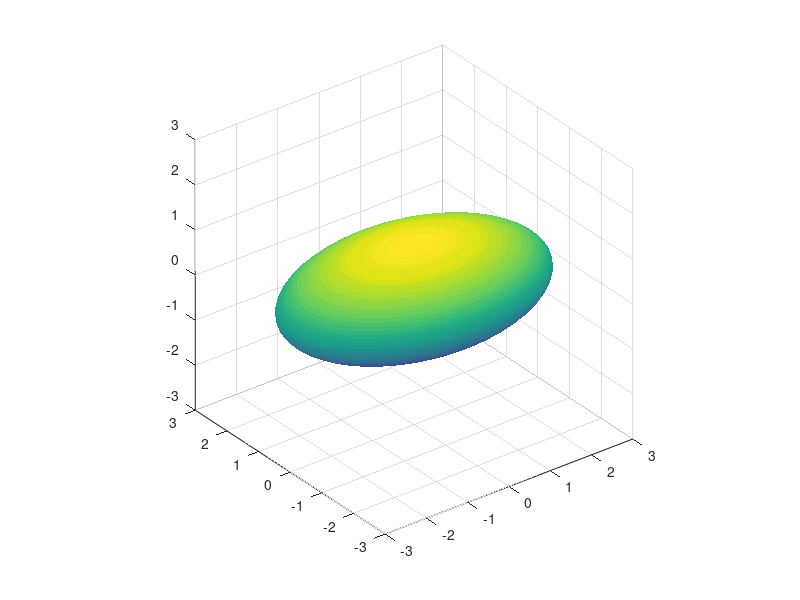

Reproduce this figure in MATLAB.
% TODO: documentation on top
% TODO: support variations on the way it can be callled:
% 
function varargout = ellipsoid(N, a,b,c, C, u,v)
    
    if nargin > 7 || nargout > 2
        error('ellipsoid:nargerror',...
            'ELLIPSOID accepts maximum 7 input arguments, and 3 output aguments.');
    end
    
    % Set default values for omitted arguments   
    if nargin < 7 || isempty(v)
        v = [0; 1; 0]; end
    if nargin < 6 || isempty(u)
        u = [1; 0; 0]; end
    if nargin < 5 || isempty(C)
        C = [0; 0; 0]; end
    if nargin < 4 || isempty(c)
        c = 1; end
    if nargin < 3 || isempty(b)
        b = 2; end
    if nargin < 2 || isempty(a)
        a = 3; end
    if nargin < 1 || isempty(N)
        N = 50; end
         
    % Only vector input
    if ~isnumeric(N) || ~isvector(N) || round(N)~=N || N < 4
        error('ellipsoid:N_error',...
            'Input argument N must be a scalar integer, greater than 3.');
    end
    
    % Semimajor axis must be a scalar
    if ~isnumeric(a) || ~isscalar(a)
        error('ellipsoid:nonscalar_semimajor',...
            'The semi-major axis ''a'' must be a scalar.');
    end
    
    % Semiminor axis must be a scalar
    if ~isnumeric(b) || ~isscalar(b)
        error('ellipsoid:nonscalar_radius',...
            'The semi-minor axis ''b'' must be a scalar.');
    end
    
    % Circle center must be a 3D vector
    if ~isnumeric(C) || ~isvector(C) || numel(C) ~= 3
        error('ellipsoid:nonvector_offset',...
            'Input argument ''C'' must be a 3D vector.');
    end
    
    % Basis vectors must be 3D vectors
    if ~isnumeric(u) || ~isvector(u) || numel(u) ~= 3 || ...
       ~isnumeric(v) || ~isvector(v) || numel(v) ~= 3
        error('ellipsoid:nonvector_basevectors',...
            'Input arguments ''u'' and ''v'' must be 3D vectors.');
    end
    
    C = C(:).';
    u = u(:).'/norm(u);
    v = v(:).'/norm(v);
            
    % Basis vectors must form a valid basis
    if abs(u.'*v) > sqrt(eps)
        error('ellipsoid:invalid_basis',...
            'Input arguments ''u'' and ''v'' do not form a valid basis.');
    end   
    
    w = [...
        u(2)*v(3) - u(3)*v(2),...
        u(3)*v(1) - u(1)*v(3),...
        u(1)*v(2) - u(2)*v(1)];
                    
    % compute all points on the ellipsoid
    th  = (-N:2:N)  *pi/N;
    phi = (-N:2:N).'*pi/2/N;
        
    x = cos(phi)*cos(th);
    y = cos(phi)*sin(th);
    z = repmat(sin(phi), 1,N+1);
    
    ell = repmat(C,(N+1)^2,1) + x(:)*a*u + y(:)*b*v + z(:)*c*w;
        
    x = reshape(ell(:,1), N+1,N+1); 
    y = reshape(ell(:,2), N+1,N+1); 
    z = reshape(ell(:,3), N+1,N+1); 
   
      
    % make plot when called without output
    if nargout == 0
        surf(x,y,z, 'edgecolor', 'none');  
        axis equal
        
    % Distribute points over output arguments otherwise
    else        
        varargout{1} = x;
        varargout{2} = y;
        varargout{3} = z;
    end
    
end % function ellipsoid


